Frame 1 (no input): blank canvas, image omitted
Frame 60 (the mouse pressed at the canvas centre just before this capture): blank canvas, image omitted
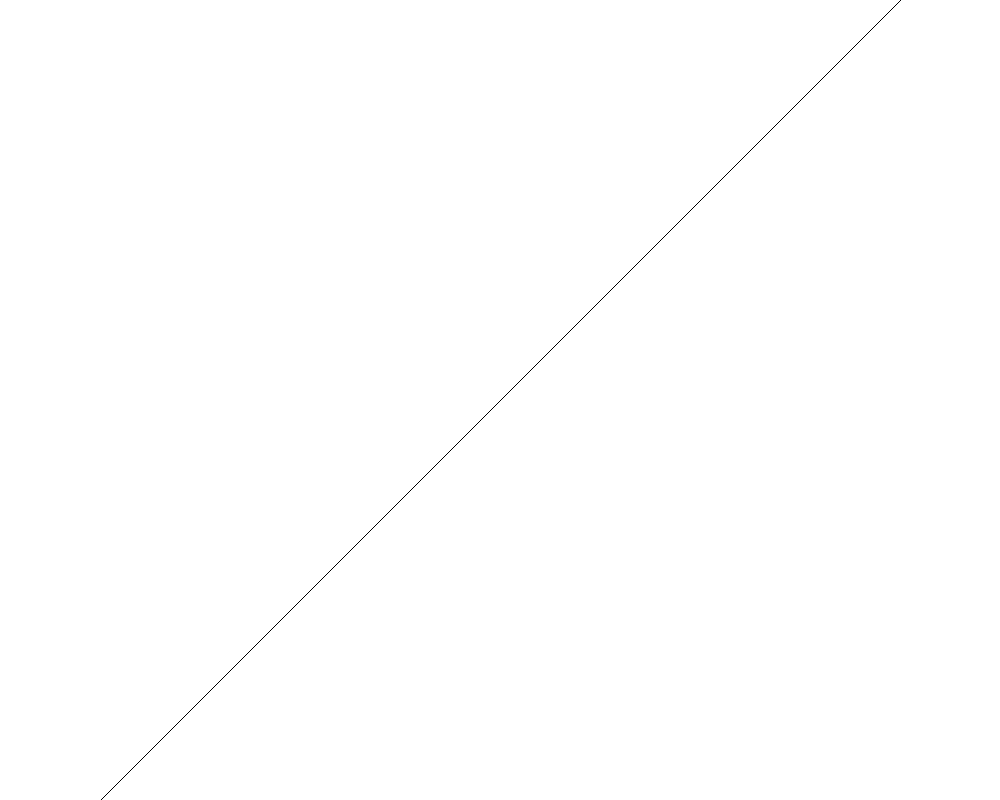
Frame 120 (the mouse held since frame 60 and released just before this capture)

The Processing sketch whose frames 1 and 60 were blank and that drew this single picture after the mouse press (run headless with seeded random() and noise(); from frame 60 on, the mouse is pressed at the canvas centre):

// Processing sketch: FivePow
// ── FivePow.pde
float n = 0;

void setup() {
  size(1000, 800);
  background(255, 0, 255);
}



void draw() {
  loadPixels();
  for (int y = 0; y < height; y++) {
    for (int x = 0; x < width; x++) {
      int index = x + y * width;
      float num = pow((x - width/2), n) + pow((y - height / 2), n);
      if (pow(num, 1/n) % n == 0 && num != 0) {
        pixels[index] = color(255);
        //println("x = " + x + ", y = " + y + "\n");
      } else {
        pixels[index] = color(0);
      }
    }
  }
  updatePixels();
  n = mouseX / (mouseY == 0 ? 1 : mouseY);
}
